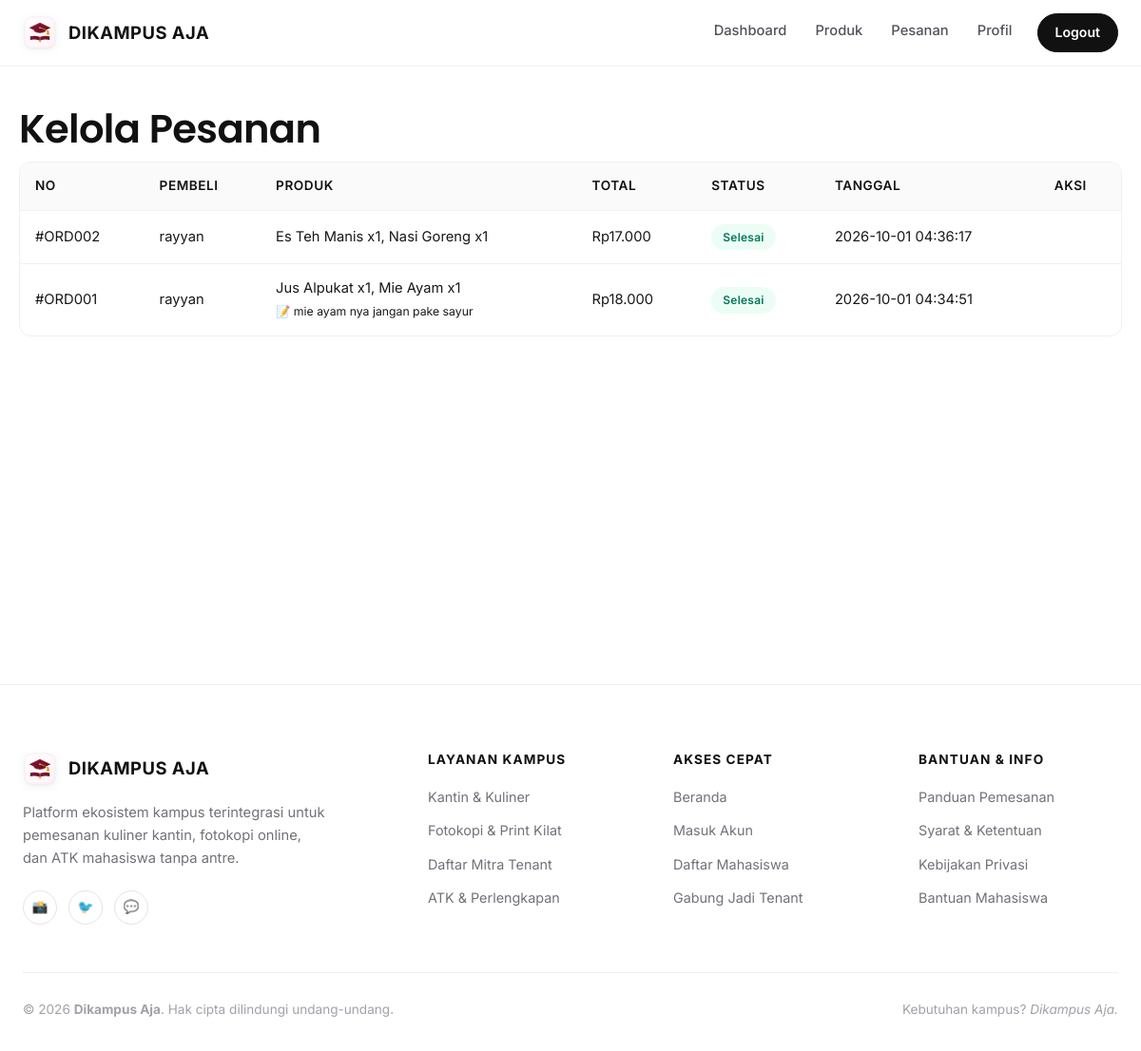
The app's page /tenant/pesanan.php (signed in) with its own data.
### tables this page shows
CREATE TABLE IF NOT EXISTS `orders` (
  `id_order` int NOT NULL AUTO_INCREMENT,
  `id_user` int NOT NULL,
  `id_tenant` int NOT NULL,
  `total` int NOT NULL,
  `catatan` text,
  `status` enum('menunggu','diproses','siap_diambil','selesai','dibatalkan') NOT NULL DEFAULT 'menunggu',
  `metode_pembayaran` varchar(50) NOT NULL DEFAULT 'Bayar saat mengambil pesanan',
  `created_at` timestamp NULL DEFAULT CURRENT_TIMESTAMP,
  PRIMARY KEY (`id_order`),
  KEY `id_user` (`id_user`),
  KEY `id_tenant` (`id_tenant`)
);

### config/database.php (called while the page is built, shortened)
<?php
$db = new mysqli('localhost', 'root', '', 'dikampus_aja');
$db->set_charset('utf8mb4');
function q($sql, $types = '', ...$p) {
    global $db;
    $st = $db->prepare($sql);
    if ($types) $st->bind_param($types, ...$p);
    $st->execute();
    $r = $st->get_result();
    if ($r) return $r->fetch_all(MYSQLI_ASSOC);
    return $st->insert_id ?: $st->affected_rows;
}
function one($sql, $types = '', ...$p) { $r = q($sql, $types, ...$p); return $r ? $r[0] : null; }

### tenant/pesanan.php (the view, shortened to what this page needs)
<?php
require '../includes/auth.php'; need('tenant'); $t = my_tenant();
$rows = q("SELECT o.*,MAX(u.nama) pembeli,GROUP_CONCAT(CONCAT(p.nama_produk,' x',d.jumlah) SEPARATOR ', ') items FROM orders o
 JOIN users u USING(id_user) JOIN order_details d USING(id_order) JOIN products p USING(id_produk)
 WHERE o.id_tenant=? GROUP BY o.id_order ORDER BY o.id_order DESC", 'i', $t['id_tenant']);
$title = 'Pesanan'; include '../includes/header.php'; ?>
<h1>Kelola Pesanan</h1><div class="scroll"><table class="tbl"><tr><th>No</th><th>Pembeli</th><th>Produk</th><th>Total</th><th>Status</th><th>Tanggal</th><th>Aksi</th></tr>
<?php foreach ($rows as $o) { $n = next_status($o['status']); ?><tr><td><?= nomor($o['id_order']) ?></td><td><?= e($o['pembeli']) ?></td>
<td><?= e($o['items']) ?><?= $o['catatan'] ? '<br><small>📝 ' . e($o['catatan']) . '</small>' : '' ?></td><td><?= rp($o['total']) ?></td><td><?= badge($o['status']) ?></td><td><?= e($o['created_at']) ?></td>
<td></td></tr><?php } ?></table></div>
<?php include '../includes/footer.php';

### includes/auth.php (shortened to what this page needs)
<?php
require_once __DIR__ . '/../config/database.php';
function e($s) { return htmlspecialchars((string)$s, ENT_QUOTES, 'UTF-8'); }
function rp($n) { return 'Rp' . number_format((int)$n, 0, ',', '.'); }
function nomor($id) { return '#ORD' . str_pad($id, 3, '0', STR_PAD_LEFT); }
function me() { return $_SESSION['user'] ?? null; }
function my_tenant() { return one('SELECT * FROM tenants WHERE id_user=?', 'i', me()['id']); }
function badge($s) { return '<span class="badge ' . e($s) . '">' . e(ucwords(str_replace('_', ' ', $s))) . '</span>'; }

### assets/css/style.css (style rules this page uses)
:root { --bg: #ffffff; --bg-warm: #faf9f6; --bg-muted: #f4f4f5; --bg-subtle: #fbfbfa; --t: #18181b; --t-heading: #111111; --mut: #71717a; --border: #f0f0f2; --border-subtle: #e5e7eb; --m: #111111; --m2: #27272a; --accent: #b45309; --font-serif: 'Poppins', -apple-system, BlinkMacSystemFont, sans-serif; --font-sans: 'Inter', -apple-system, BlinkMacSystemFont, 'Segoe UI', Roboto, sans-serif; --radius-sm: 8px; --radius-md: 12px; --radius-lg: 18px; --radius-xl: 24px; --radius-full: 9999px; --shadow-sm: 0 2px 8px rgba(0, 0, 0, 0.04); --shadow-md: 0 10px 25px -5px rgba(0, 0, 0, 0.06); --shadow-lg: 0 20px 40px -15px rgba(0, 0, 0, 0.08); }
* { box-sizing: border-box; }
body { margin: 0; font-family: var(--font-sans); color: var(--t); background: var(--bg); line-height: 1.6; -webkit-font-smoothing: antialiased; }
h1, h2, h3, h4 { font-family: var(--font-serif); color: var(--t-heading); font-weight: 600; line-height: 1.25; margin: 0.4em 0 0.2em; letter-spacing: -0.015em; }
h1 { font-size: 2.6rem; }
.tbl { width: 100%; border-collapse: separate; border-spacing: 0; background: #ffffff; border: 1px solid var(--border); border-radius: var(--radius-md); overflow: hidden; }
.tbl th, .tbl td { padding: 14px 16px; text-align: left; border-bottom: 1px solid var(--border); font-size: 0.92rem; vertical-align: middle; }
.tbl th { background: #fafafa; font-weight: 600; color: var(--t-heading); font-size: 0.85rem; letter-spacing: 0.04em; text-transform: uppercase; }
.tbl tr:last-child td { border-bottom: 0; }
.scroll { overflow-x: auto; }
.badge { display: inline-block; padding: 4px 12px; border-radius: var(--radius-full); font-size: 0.75rem; font-weight: 600; width: fit-content; text-transform: capitalize; letter-spacing: 0.02em; }
.selesai, .terverifikasi { background: #ecfdf5; color: #047857; }

### records on screen
orders: id_order "#ORD002", pembeli "rayyan", items "Es Teh Manis x1, Nasi Goreng x1", total "Rp17.000", status "Selesai", created_at "2026-10-01 04:36:17"
orders: id_order "#ORD001", pembeli "rayyan", items "Jus Alpukat x1, Mie Ayam x1", catatan "mie ayam nya jangan pake sayur", total "Rp18.000", status "Selesai", created_at "2026-10-01 04:34:51"

### other values on screen
$x[1] "Dashboard"
$x[1] "Produk"
$x[1] "Pesanan"
$x[1] "Profil"
$x[1] "Logout"
